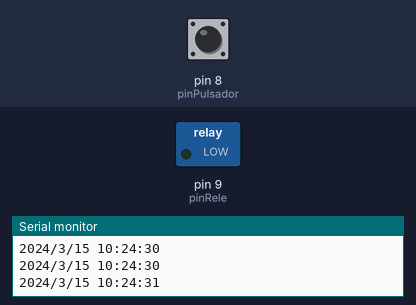
This sketch was run on a simulated Arduino Uno, built with avr-gcc and run on an emulated ATmega328P. Parts: switched loads named in the sketch (green lamp = pin HIGH), the last lines printed to the serial monitor. Dashed ring = blinking. The test bench sets the inputs (shaded band); at power-on: pin 8 (pinPulsador) LOW. The local clock reads 2024-03-15 10:24:30 at power-on unless the sketch sets it.

Above: at 1.4 s.
1.5 s: pin 8 (pinPulsador) pulled HIGH for 1 s
At 1.96 s:
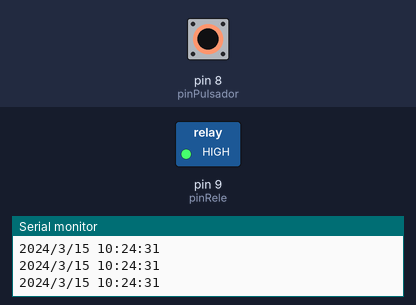
4.2 s: pin 8 (pinPulsador) pulled HIGH for 3.2 s
At 8.1 s:
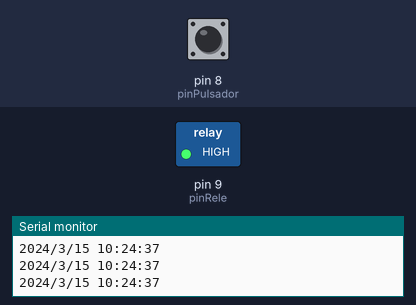
8.9 s: pin 8 (pinPulsador) pulled HIGH for 0.35 s
At 10.0 s:
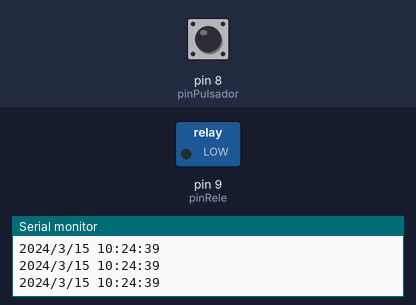
Timing chart, 0 to 11.9 s (numbered marks = the images above; inputs shaded):
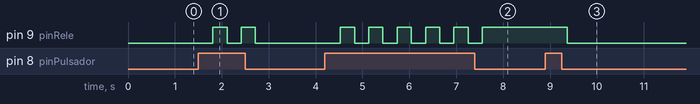

Measured:
- after the input at 1.5 s, pin 9 (pinRele): alternates HIGH for 0.30 s and LOW for 0.30 s, 4 changes in all, then stays LOW, starting after 0.31 s
- after the input at 4.2 s, pin 9 (pinRele): alternates HIGH for 0.30 s and LOW for 0.30 s, 11 changes in all, then stays HIGH, starting after 0.33 s
- after the input at 8.9 s, pin 9 (pinRele): HIGH → LOW after 0.47 s

The sketch:

EJERCICIO-SISTEMA-RIEGO-02.ino
```cpp
// Incluimos librerías
#include <Wire.h>
#include "RTClib.h"

// Variables pines
const byte pinPulsador = 8;
const byte pinRele = 9;

// Instancia a la clase RTC_DS3231
RTC_DS3231 rtc;

// Parámetros de riego
const byte diasRiego = 1;
const byte horaRiego = 12;
byte contadorDias = 0;
boolean centinelaHora = true;

// Tiempo de riego
const long duracionRiego = 10000; // Cuánto tiempo riega en milisegundos
unsigned long marcaTiempo; // Marca de tiempo para contar los milisegundos

void setup() {
  // Configuración comunicación serie
  Serial.begin(9600);

  // Modo de los pines
  pinMode(pinPulsador, INPUT);
  pinMode(pinRele, OUTPUT);

  // Iniciamos el rtc
  if (!rtc.begin()) {
    Serial.println("No se ha encontrado el módulo RTC");
    while (1);
  }
}

void loop() {
  // Leer el pulsador
  byte estadoPulsador = digitalRead(pinPulsador);

  // Esperamos para evitar dobles pulsaciones
  delay(300);

  // Comprobamos si se ha pulsado el pulsador
  if (estadoPulsador == HIGH) {

    // Cambiamos de estado el relé
    digitalWrite(pinRele, !digitalRead(pinRele));

    // Comenzamos a contar el tiempo
    marcaTiempo = millis();
  }

  // Obtenemos la fecha
  DateTime tiempoReferencia = rtc.now();

  // Mostramos la fecha por el monitor serie
  Serial.print(tiempoReferencia.year(), DEC);
  Serial.print('/');
  Serial.print(tiempoReferencia.month(), DEC);
  Serial.print('/');
  Serial.print(tiempoReferencia.day(), DEC);
  Serial.print(" ");
  Serial.print(tiempoReferencia.hour(), DEC);
  Serial.print(':');
  Serial.print(tiempoReferencia.minute(), DEC);
  Serial.print(':');
  Serial.print(tiempoReferencia.second(), DEC);
  Serial.println();

  // Si es la hora de regar
  if (tiempoReferencia.hour() == horaRiego && centinelaHora) {
    // Marcamos para que no vuelva a entrar
    centinelaHora = false;

    // Sumamos una al contador de días
    contadorDias = contadorDias + 1;

    // Si han pasado los días para regar
    if (contadorDias == diasRiego) {
      // Regamos
      digitalWrite(pinRele, HIGH);
      Serial.println("Enciende riego automático");

      // Comenzamos a contar el tiempo
      marcaTiempo = millis();

      // Iniciamos el contador de días
      contadorDias = 0;
    }
    // Si es otra hora marcamos para que vuelva a detectar
  } else if (tiempoReferencia.hour() != horaRiego) {
    centinelaHora = true;
  }

  // Si está regando
  if (digitalRead(pinRele)) {

    // Protegemos para cuando se reinicie millis()
    if (millis() < marcaTiempo) {
      marcaTiempo = 0;
    }

    // Comprobamos si ha pasado el tiempo
    if (millis() - marcaTiempo >= duracionRiego) {
      // Apagamos el riego
      digitalWrite(pinRele, LOW);
      Serial.println("Apaga riego automático");
    }
  }
}
```
